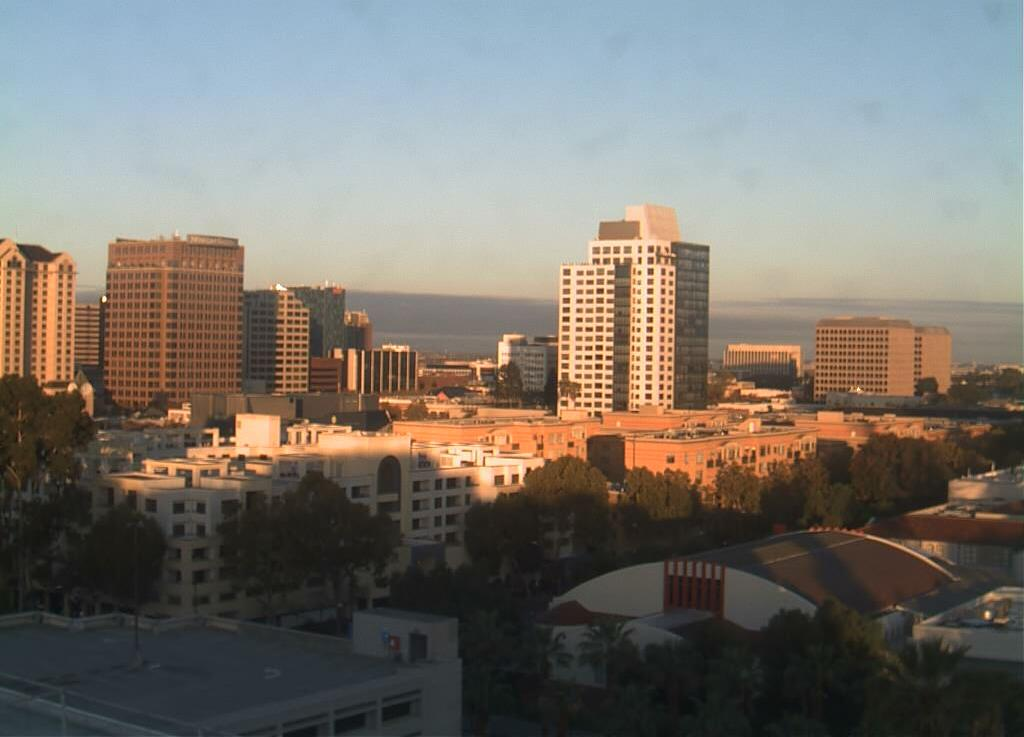
#> input picture lessons/1_1_Image_Representation/day_night_images/training/day/20151101_145511.jpg, 1024 x 737 px; its folder holds only this picture in this run
$ jupyter execute --allow-errors '6_5. Accuracy and Misclassification.ipynb'   (shell and % lines are left out)
#> lines starting #> are read from the running program, lines starting #| are printed output that depends on the picture; after the words box and inside, x2 and y2 are one past the last pixel; in counts of white or black regions, pixels touching at a corner belong together; long printed decimals are rounded
### lessons/1_1_Image_Representation/helpers.py
# Helper functions

import os
import glob # library for loading images from a directory
import matplotlib.image as mpimg

import cv2


# This function loads in images and their labels and places them in a list
# The list contains all images and their associated labels
# For example, after data is loaded, im_list[0][:] will be the first image-label pair in the list
def load_dataset(image_dir):

    # Populate this empty image list
#> called with image_dir = 'day_night_images/training/'
    im_list = []
    image_types = ["day", "night"]

    # Iterate through each color folder
    for im_type in image_types:

        # Iterate through each image file in each image_type folder
        # glob reads in any image with the extension "image_dir/im_type/*"
        for file in glob.glob(os.path.join(image_dir, im_type, "*")):

            # Read in the image
            im = mpimg.imread(file)
#> im is the input picture: shape (737, 1024, 3); mean R, G, B 120.9, 116.4, 109.5

            # Check if the image exists/if it's been correctly read-in
            if not im is None:
                # Append the image, and it's type (red, green, yellow) to the image list
                im_list.append((im, im_type))

    return im_list


## Standardize the input images
# Resize each image to the desired input size: 600x1100px (hxw).

## Standardize the output
# With each loaded image, we also specify the expected output.
# For this, we use binary numerical values 0/1 = night/day.


# This function should take in an RGB image and return a new, standardized version
# 600 height x 1100 width image size (px x px)
def standardize_input(image):

    # Resize image and pre-process so that all "standard" images are the same size
    standard_im = cv2.resize(image, (1100, 600))

    return standard_im


# Examples:
# encode("day") should return: 1
# encode("night") should return: 0
def encode(label):

    numerical_val = 0
    if(label == 'day'):
        numerical_val = 1
    # else it is night and can stay 0

    return numerical_val

# using both functions above, standardize the input images and output labels
def standardize(image_list):

    # Empty image data array
    standard_list = []

    # Iterate through all the image-label pairs
    for item in image_list:
        image = item[0]
        label = item[1]

        # Standardize the image
        standardized_im = standardize_input(image)

        # Create a numerical label
        binary_label = encode(label)

        # Append the image, and it's one hot encoded label to the full, processed list of image data
        standard_list.append((standardized_im, binary_label))

    return standard_list

### lessons/1_1_Image_Representation/6_5. Accuracy and Misclassification.ipynb
# Day and Night Image Classifier
---

The day/night image dataset consists of 200 RGB color images in two categories: day and night. There are equal numbers of each example: 100 day images and 100 night images.

We'd like to build a classifier that can accurately label these images as day or night, and that relies on finding distinguishing features between the two types of images!

*Note: All images come from the [AMOS dataset](http://cs.uky.edu/~jacobs/datasets/amos/) (Archive of Many Outdoor Scenes).*

### Import resources

Before you get started on the project code, import the libraries and resources that you'll need.

[cell 1]
import cv2 # computer vision library
import helpers

import numpy as np
import matplotlib.pyplot as plt
import matplotlib.image as mpimg

## Training and Testing Data
The 200 day/night images are separated into training and testing datasets.

* 60% of these images are training images, for you to use as you create a classifier.
* 40% are test images, which will be used to test the accuracy of your classifier.

First, we set some variables to keep track of some where our images are stored:

    image_dir_training: the directory where our training image data is stored
    image_dir_test: the directory where our test image data is stored

[cell 2]
# Image data directories
image_dir_training = "day_night_images/training/"
image_dir_test = "day_night_images/test/"

## Load the datasets

These first few lines of code will load the training day/night images and store all of them in a variable, `IMAGE_LIST`. This list contains the images and their associated label ("day" or "night").

For example, the first image-label pair in `IMAGE_LIST` can be accessed by index:
``` IMAGE_LIST[0][:]```.

[cell 3]
# Using the load_dataset function in helpers.py
# Load training data
IMAGE_LIST = helpers.load_dataset(image_dir_training)
#> IMAGE_LIST = 2 items

## Construct a `STANDARDIZED_LIST` of input images and output labels.

This function takes in a list of image-label pairs and outputs a **standardized** list of resized images and numerical labels.

[cell 4]
# Standardize all training images
STANDARDIZED_LIST = helpers.standardize(IMAGE_LIST)
#> the loop in standardize, `for item in image_list:` made 2 passes
#> (label, numerical_val in encode, binary_label) on passes 1 to 2: ('day', 1, 1), ('night', 0, 0)
#> pass 1, in standardize_input, `standard_im = cv2.resize(image, (1100, 600))`:
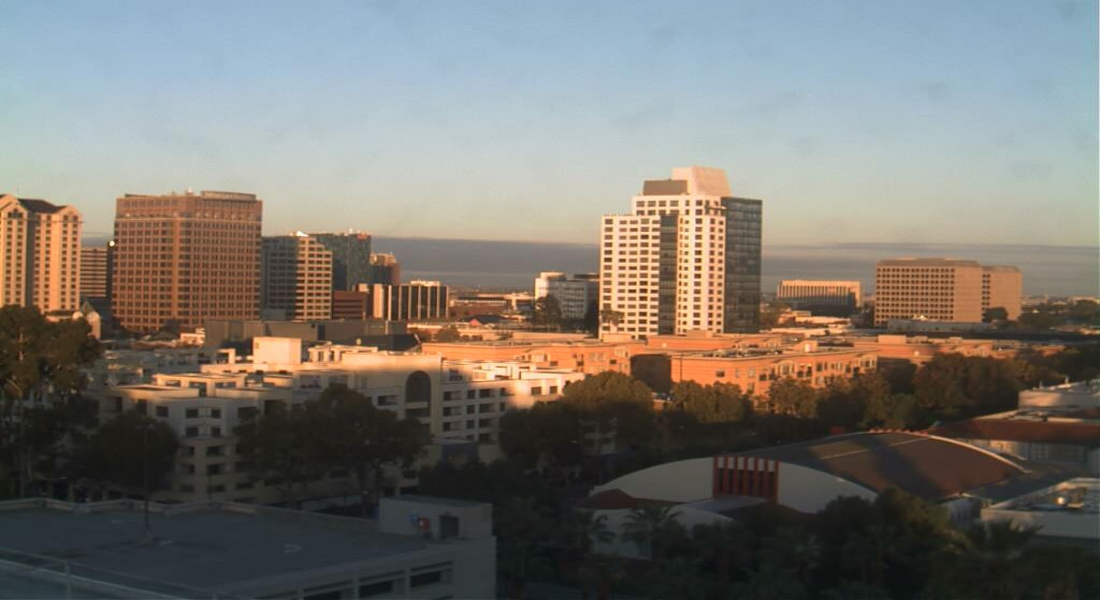
#> standard_im: shape (600, 1100, 3); mean R, G, B 120.8, 116.3, 109.4
#> pass 2, in standardize_input (call 2), `standard_im = cv2.resize(image, (1100, 600))`:
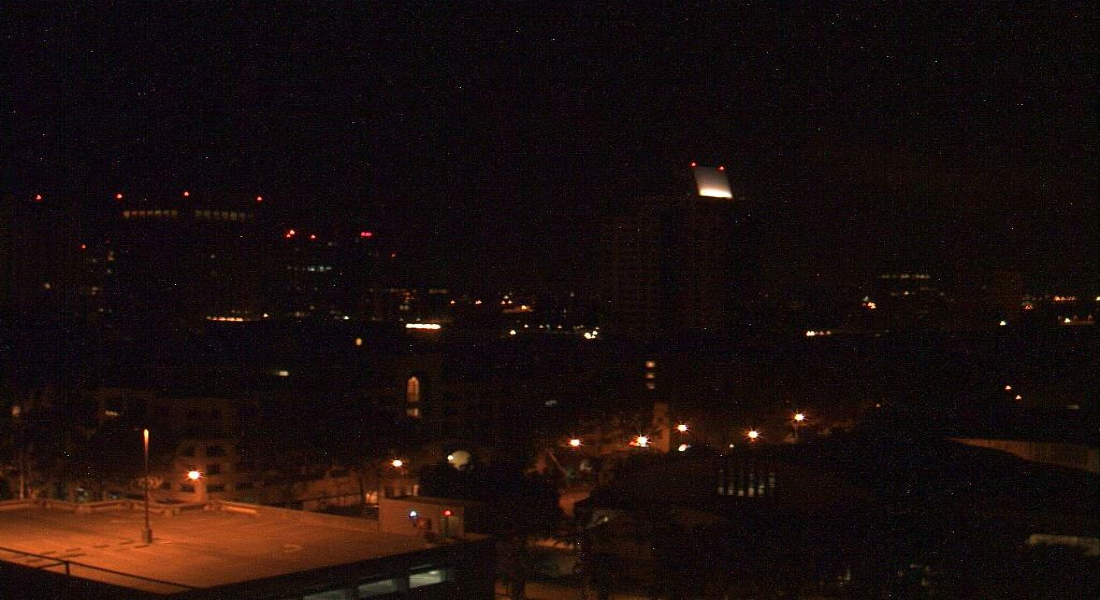
#> standard_im: shape (600, 1100, 3); mean R, G, B 25.8, 13.8, 11.9
#> STANDARDIZED_LIST = 2 items

## Visualize the standardized data

Display a standardized image from STANDARDIZED_LIST.

[cell 5]
# Display a standardized image and its label

# Select an image by index
image_num = 0
selected_image = STANDARDIZED_LIST[image_num][0]
selected_label = STANDARDIZED_LIST[image_num][1]
#> selected_label = 1

# Display image and data about it
plt.imshow(selected_image)
print("Shape: "+str(selected_image.shape))
#| Shape: (600, 1100, 3)
print("Label [1 = day, 0 = night]: " + str(selected_label))
#| Label [1 = day, 0 = night]: 1

# Feature Extraction

Create a feature that represents the brightness in an image. We'll be extracting the **average brightness** using HSV colorspace. Specifically, we'll use the V channel (a measure of brightness), add up the pixel values in the V channel, then divide that sum by the area of the image to get the average Value of the image.

---
###  Find the average brigtness using the V channel

This function takes in a **standardized** RGB image and returns a feature (a single value) that represent the average level of brightness in the image. We'll use this value to classify the image as day or night.

[cell 6]
# Find the average Value or brightness of an image
def avg_brightness(rgb_image):
    # Convert image to HSV
    hsv = cv2.cvtColor(rgb_image, cv2.COLOR_RGB2HSV)

    # Add up all the pixel values in the V channel
    sum_brightness = np.sum(hsv[:,:,2])
    area = 600*1100.0  # pixels

    # find the avg
    avg = sum_brightness/area

    return avg

[cell 7]
# Testing average brightness levels
# Look at a number of different day and night images and think about
# what average brightness value separates the two types of images

# Find the average of the averages from all day and night images

night_brightness = []
day_brightness = []

for image in STANDARDIZED_LIST:

    if image[1] == 0:
        night_brightness.append(avg_brightness(image[0]))
    elif image[1] == 1:
        day_brightness.append(avg_brightness(image[0]))
#> this loop made 2 passes
#> after the loop, day_brightness = [132.1]; night_brightness = [26.07]

avg_day_brightness = np.mean(day_brightness)
#> avg_day_brightness = 132.1
avg_night_brightness = np.mean(night_brightness)
#> avg_night_brightness = 26.07
min_day_brightness = np.min(day_brightness)
#> min_day_brightness = 132.1
max_night_brightness = np.max(night_brightness)
#> max_night_brightness = 26.07

print(f"Average of average day brightness from: {avg_day_brightness}")
#| Average of average day brightness from: 132.134
print(f"Average of average night brightness: {avg_night_brightness}")
#| Average of average night brightness: 26.067
print(f"Minimum day brightness: {min_day_brightness}")
#| Minimum day brightness: 132.134
print(f"Maximum night brightness: {max_night_brightness}")
#| Maximum night brightness: 26.067

# Classification and Visualizing Error

In this section, we'll turn our average brightness feature into a classifier that takes in a standardized image and returns a `predicted_label` for that image. This `estimate_label` function should return a value: 0 or 1 (night or day, respectively).

---
### Build a complete classifier

Complete this code so that it returns an estimated class label given an input RGB image.

[cell 8]
# This function should take in RGB image input
def estimate_label(rgb_image):

    # Extract average brightness feature from an RGB image
    avg = avg_brightness(rgb_image)

    # Use the avg brightness feature to predict a label (0, 1)
    predicted_label = 0

    # Set the value of a threshold that will separate day and night images
    threshold = avg_night_brightness + (avg_day_brightness - avg_night_brightness)/2

    if(avg > threshold):
        # if the average brightness is above the threshold value, we classify it as "day"
        predicted_label = 1
    # else, the pred-cted_label can stay 0 (it is predicted to be "night")

    return predicted_label

## Testing the classifier

Here is where we test your classification algorithm using our test set of data that we set aside at the beginning of the notebook!

Since we are using a pretty simple brightess feature, we may not expect this classifier to be 100% accurate. We'll aim for around 75-85% accuracy usin this one feature.

### Test dataset

Below, we load in the test dataset, standardize it using the `standardize` function you defined above, and then **shuffle** it; this ensures that order will not play a role in testing accuracy.

[cell 9]
import random

# Using the load_dataset function in helpers.py
# Load test data
TEST_IMAGE_LIST = helpers.load_dataset(image_dir_test)
#> TEST_IMAGE_LIST = 2 items

# Standardize the test data
STANDARDIZED_TEST_LIST = helpers.standardize(TEST_IMAGE_LIST)
#> the loop in standardize (call 2), `for item in image_list:` made 2 passes
#> STANDARDIZED_TEST_LIST = 2 items

# Shuffle the standardized test data
random.shuffle(STANDARDIZED_TEST_LIST)

## Determine the Accuracy

Compare the output of your classification algorithm (a.k.a. your "model") with the true labels and determine the accuracy.

This code stores all the misclassified images, their predicted labels, and their true labels, in a list called `misclassified`.

[cell 10]
# Constructs a list of misclassified images given a list of test images and their labels
def get_misclassified_images(test_images):
    # Track misclassified images by placing them into a list
    misclassified_images_labels = []

    # Iterate through all the test images
    # Classify each image and compare to the true label
    for image in test_images:

        # Get true data
        im = image[0]
        true_label = image[1]

        # Get predicted label from your classifier
        predicted_label = estimate_label(im)

        # Compare true and predicted labels
        if(predicted_label != true_label):
            # If these labels are not equal, the image has been misclassified
            misclassified_images_labels.append((im, predicted_label, true_label))
#> this loop made 2 passes
#> (true_label, predicted_label) on passes 1 to 2: (1, 1), (0, 0)
#> after the loop, misclassified_images_labels = []

    # Return the list of misclassified [image, predicted_label, true_label] values
    return misclassified_images_labels

[cell 11]
# Find all misclassified images in a given test set
MISCLASSIFIED = get_misclassified_images(STANDARDIZED_TEST_LIST)
#> MISCLASSIFIED = []

# Accuracy calculations
total = len(STANDARDIZED_TEST_LIST)
#> total = 2
num_correct = total - len(MISCLASSIFIED)
#> num_correct = 2
accuracy = num_correct/total
#> accuracy = 1

print('Accuracy: ' + str(accuracy))
#| Accuracy: 1.0
print("Number of misclassified images = " + str(len(MISCLASSIFIED)) +' out of '+ str(total))
#| Number of misclassified images = 0 out of 2

---
<a id='task9'></a>
### Visualize the misclassified images

Visualize some of the images you classified wrong (in the `MISCLASSIFIED` list) and note any qualities that make them difficult to classify. This will help you identify any weaknesses in your classification algorithm.

[cell 12]
# Visualize misclassified example(s)
# Display an image in the `MISCLASSIFIED` list
# Print out its predicted label - to see what the image *was* incorrectly classified as
num = 4
#> (the rest of this cell did not finish here and is left out)

---
<a id='question2'></a>
## (Question): After visualizing these misclassifications, what weaknesses do you think your classification algorithm has?

**Answer:** It cant distinguish from overcast days and night, and brightly lit night scenes and day.

# 5. Improve your algorithm!

* (Done) Tweak your threshold so that accuracy is better.
My threhold equation takes the average brightnes of all the average brightnesses of both day and night images.
Extract the average of averages fro the night images from the day images to find the difference between them.
Devide this value in half and add it to the average of averages from the night images and we got our threshold.
* (Done) Add another feature that tackles a weakness you identified!

---

# 6. Add aditional feature extractor

[cell 13]
def colors_green_blue(rgb_image):
    # Finds amount of green and blue there is in picture
    # At night there are little green and blue colors


    # Convert image to HSV
    hsv = cv2.cvtColor(rgb_image, cv2.COLOR_RGB2HSV)

    # Color selection, green and blue
    lower_hue = np.array([90,0,0])
    upper_hue = np.array([135,255,255])
    # Define the masked area in HSV space
    mask_hsv = cv2.inRange(hsv, lower_hue, upper_hue)

    plt.imshow(mask_hsv)
    # Add up all the pixel values in the V channel
    sum_color = np.sum(mask_hsv)

    area = 600*1100.0  # pixels

    # Colors that are green and blue, 0 non, 255 all
    amount = ((sum_color/area)/255)*100

    # Return value between 0 and 100
    return amount

[cell 14]
# This function should take in RGB image input
def estimate_label(rgb_image):

    # Extract average brightness feature from an RGB image
    avg = avg_brightness(rgb_image)

    # Extract amount color of green and blue in image
    amount = colors_green_blue(rgb_image)

    # Use the avg brightness feature to predict a label (0, 1)
    predicted_label = 0

    # Set the value of a threshold that will separate day and night images
    threshold = avg_night_brightness + (avg_day_brightness - avg_night_brightness)/2

    # Set the amount of green and blue wee expect in daytime
    threshold_2 = 6


    if(avg > threshold-5 and amount > threshold_2):
        # if the average brightness is above the threshold value, we classify it as "day"
        predicted_label = 1
    # else, the pred-cted_label can stay 0 (it is predicted to be "night")

    return predicted_label

[cell 15]
# Constructs a list of misclassified images given a list of test images and their labels
def get_misclassified_images(test_images):
    # Track misclassified images by placing them into a list
    misclassified_images_labels = []

    # Iterate through all the test images
    # Classify each image and compare to the true label
    for image in test_images:

        # Get true data
        im = image[0]
        true_label = image[1]

        # Get predicted label from your classifier
        predicted_label = estimate_label(im)

        # Compare true and predicted labels
        if(predicted_label != true_label):
            # If these labels are not equal, the image has been misclassified
            misclassified_images_labels.append((im, predicted_label, true_label))
#> this loop made 2 passes
#> true_label on passes 1 to 2: 1, 0
#> pass 1, in colors_green_blue, `mask_hsv = cv2.inRange(hsv, lower_hue, upper_hue)`:
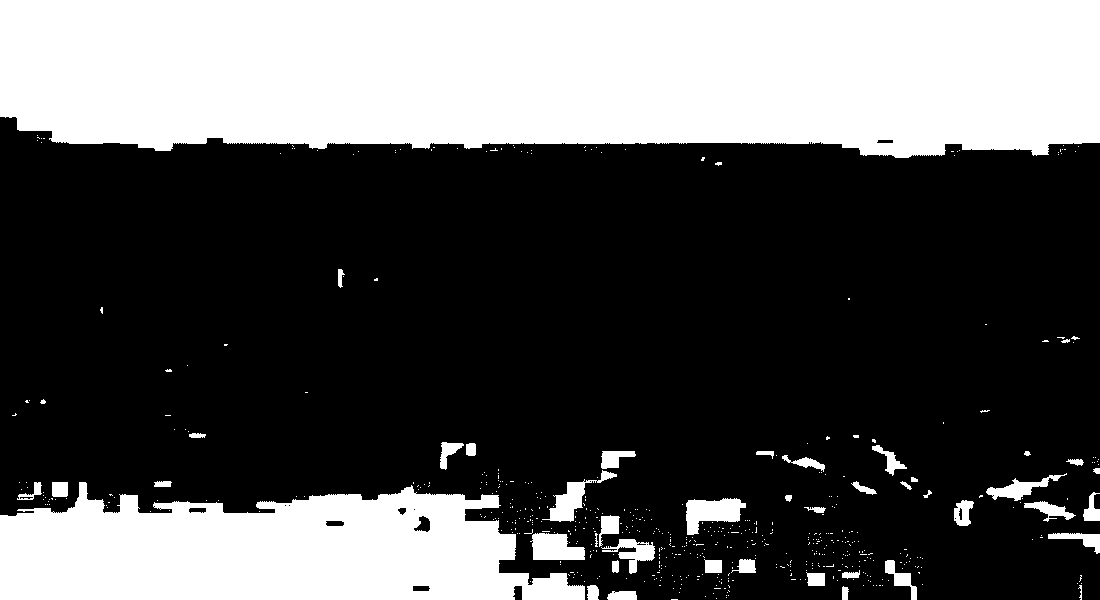
#> mask_hsv: shape (600, 1100); 33.6% white; 581 white regions (535 under 20 px), largest, box (x1, y1, x2, y2) and area: (0, 0, 1100, 158) 159194, (0, 482, 585, 600) 50456, (686, 498, 746, 535) 1340
#> pass 2, in colors_green_blue (call 2), `mask_hsv = cv2.inRange(hsv, lower_hue, upper_hue)`:
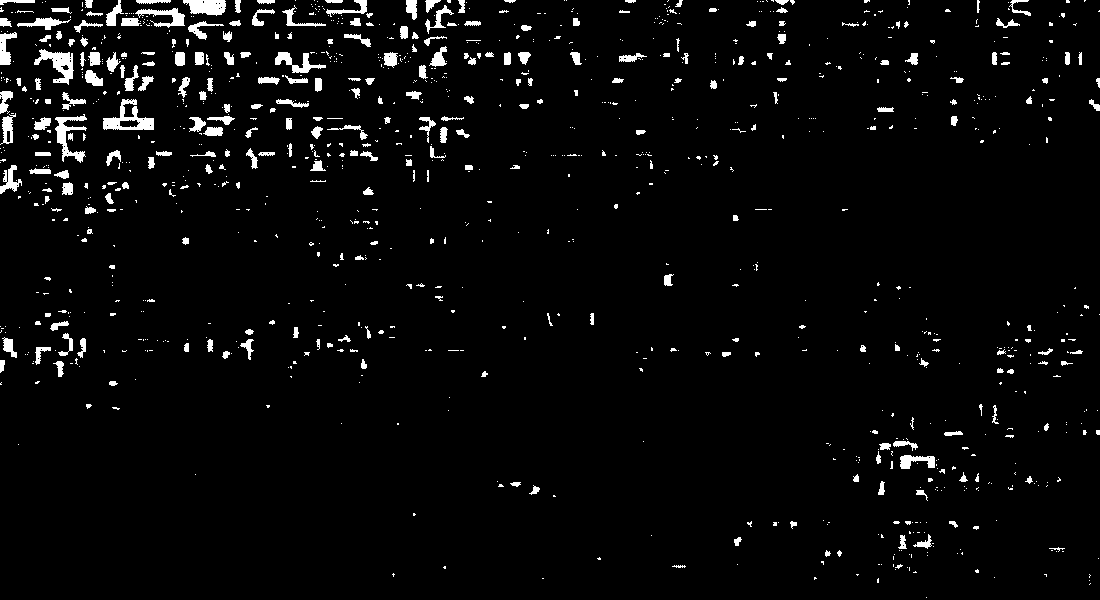
#> mask_hsv: shape (600, 1100); 3.6% white; 1125 white regions (851 under 20 px), largest, box (x1, y1, x2, y2) and area: (103, 99, 154, 130) 687, (34, 49, 74, 85) 622, (55, 114, 87, 163) 573
#> after the loop, misclassified_images_labels = []

    # Return the list of misclassified [image, predicted_label, true_label] values
    return misclassified_images_labels

[cell 16]
# Find all misclassified images in a given test set
MISCLASSIFIED = get_misclassified_images(STANDARDIZED_TEST_LIST)

# Accuracy calculations
total = len(STANDARDIZED_TEST_LIST)
num_correct = total - len(MISCLASSIFIED)
accuracy = num_correct/total

print('Accuracy: ' + str(accuracy))
#| Accuracy: 1.0
print("Number of misclassified images = " + str(len(MISCLASSIFIED)) +' out of '+ str(total))
#| Number of misclassified images = 0 out of 2
